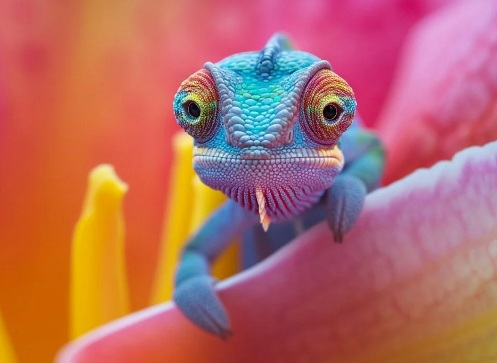
#> input picture example_sub_images_dir/image.png, 497 x 363 px
$ python main.py
#> lines starting #> are read from the running program, lines starting #| are printed output that depends on the picture
#> the answer given: example_sub_images_dir/image.png
#> the answer given: example_sub_images_dir
#> the answer given: example_sub_images_dir/image.png
from PIL import Image
import numpy as np
import os
import argparse

def image_of_images(main_image_path, sub_images_folder, final_image_path, monochrome):
    """
    Creates image from recolored sub images and save that image to final_image_path

    Params:
        - main_image_path ~ string : path to image to be recreated
        - sub_images_folder ~ string : path to folder with sub images
        - final_image_path ~ string : path to where the final image with be saved
                needs to be valid image file name + extension
        - monochrome ~ bool : if the sub images should be monochrome
    """
#> called with main_image_path = 'example_sub_images_dir/image.png', sub_images_folder = 'example_sub_images_dir', final_image_path = 'example_sub_images_dir/image.png', monochrome = False
    print_progress("Resizing main image")
    # resize image to be 200 pixels in the longest direction
    image = Image.open(main_image_path)
#> image is the input picture: PIL image 497x363 RGBA; mean R, G, B, A 181.9, 106.7, 100.4, 255
    width, height = image.size
#> width = 497; height = 363
    divisor = max(width, height) // 200
#> divisor = 2
    image = image.resize((max(width // divisor, 1), max(height // divisor, 1)))
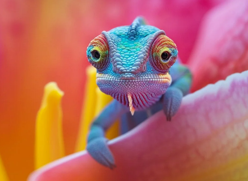
#> image: PIL image 248x181 RGBA; mean R, G, B, A 181.9, 106.7, 100.4, 255

    # turn main image to 2d array of rgb vallues
    pixels = np.array(image.convert('RGB'))

    print_progress("Resizing sub images")

    # iterate through sub_images_folder and put all the image objects in an array
    sub_images = []
    for filename in os.listdir(sub_images_folder):
        file_path = os.path.join(sub_images_folder, filename)

        if not os.path.isfile(file_path): # Check if it's a file
            print(file_path + " is not a file and will not be used in output")
            print("continuing...")
        elif not is_valid_image_pillow(file_path): # Check if valid image
            print(file_path + " is not a valid image file and will not be used in output")
            print("continuing...")
        else:
            sub_images.append(make_square(file_path, monochrome))

    print_progress("Recoloring sub images")

    # Initialize the 2D array to store recolored sub-images
    sub_images_arr = [[None for _ in range(len(pixels[0]))] for _ in range(len(pixels))]
    sub_images_idx = 0

    # iterate through the 2d array of the main image
    # and recolor the sub_images and add to image 2d array
    for r_idx, row in enumerate(pixels):
        for c_idx, _ in enumerate(row):
            sub_images_arr[r_idx][c_idx] = adjust_to_target_avg(sub_images[sub_images_idx], row[c_idx])
            sub_images_idx = (sub_images_idx + 1) % len(sub_images)

    print_progress("Combining sub images")

    # combine images
    final_image = combine_images(sub_images_arr)

    print_progress("Saving final image")

    final_image.save(final_image_path, optimize=True, quality=95)

# [89 lines left out: functions make_square, combine_images, adjust_to_target_avg, not called in this run]

# got code from 'https://www.geeksforgeeks.org/check-if-a-file-is-valid-image-with-python/'
def is_valid_image_pillow(file_name):
    """
    Checks if file is commpatable with Image from PIL

    Params:
        - file_name ~ string : name of file

    Returns:
        - boolean : if the image is valid image file
    """
    try:
        with Image.open(file_name) as img:
#> (the run stopped early here; a loop or call above may not have finished)
